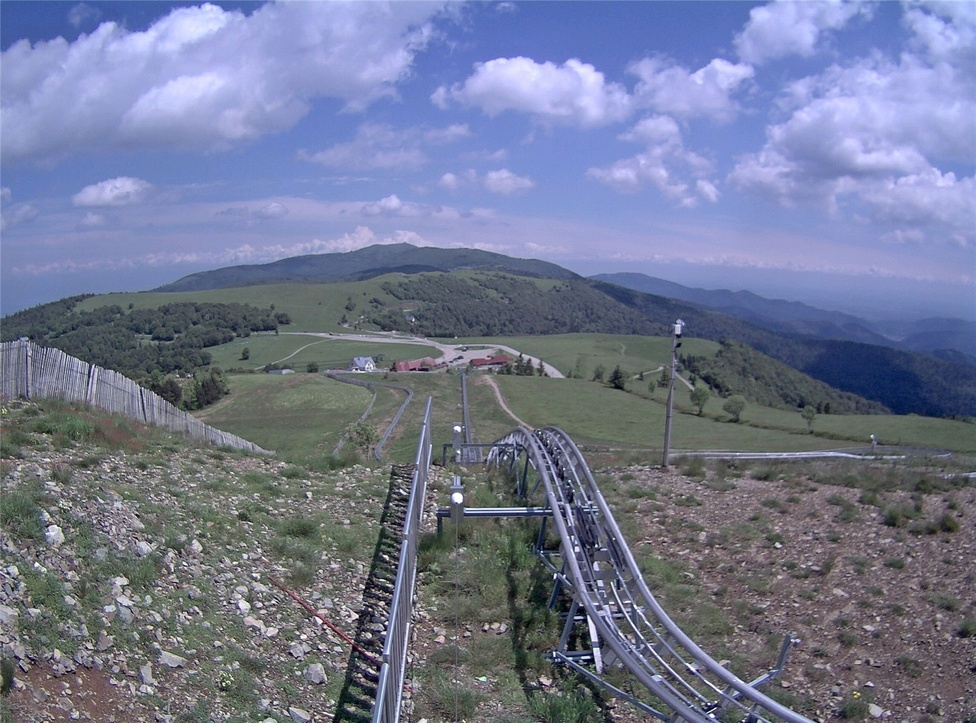
#> input picture assessment/images/0001-0.jpg, 976 x 723 px, shrunk from 1600 x 1185 before the run, found by its file name
$ python test_FRFSIM.py
#> lines starting #> are read from the running program, lines starting #| are printed output that depends on the picture; long printed decimals are rounded
'''
1. Dark channel features (DS)
2. MSCN features (MS)
3. Gradient features (GS)
4. ChromaHSV features (CS)

5. Fog(FD) 측정(DS*MS)
6. Artifacts(AD) 측정 (GS*CS)

7. 최종 품질 측정(결합) - (FD^{beta1}*AD^{beta2})
'''
import numpy as np
import cv2
from os import path as ospath
from regex import P
from sympy import Derivative
import math

BINS = 256
MAX_LEVEL = BINS - 1

# Parameter setting
K1 = 0.0001
K2 = 0.00005
K3 = 0.00045
K4 = 0.0009
L = 255 # pixel value


def i2f(img):
    return img / MAX_LEVEL

def f2i(img):
    return np.uint8(np.around(img * MAX_LEVEL))

def C(K):
    return K * L


# 1. dark channel similarity
def DS(R, D):
    # Reference image dark channel
    Rdc = np.min(i2f(R), 2)
    # Defogged image dark channel
    Ddc = np.min(i2f(D), 2)

    CD = C(K1)

    # Dark channel similarity
    SD = (2 * Ddc * Rdc + CD) / (Rdc*Rdc + Ddc*Ddc + CD)
    return np.mean(SD), SD


# # 2. MSCN similarity
def MS(R, D):
    # m, n = np.shape(R)
    # Reference image MSCN, Defogged image MSCN
    R_MSCN, D_MSCN = MSCN(R, D)

    # mc_mscn = max(np.var(D_MSCN, R_MSCN))
    # w_mscn = mc_mscn / sum(mc_mscn)

    CM = C(K2)

    # MSCN similarity
    SM = (2 * R_MSCN * D_MSCN + CM)/(R_MSCN*R_MSCN + D_MSCN*D_MSCN + CM)
    return np.mean(SM)

def MSCN(R, D):

    Dg = cv2.cvtColor(D, cv2.COLOR_BGR2GRAY) / MAX_LEVEL
    Rg = cv2.cvtColor(R, cv2.COLOR_BGR2GRAY) / MAX_LEVEL
    MSCN_window = cv2.getGaussianKernel(7, 7/6)     # Gaussian filter <- Matlab: fspecial('gaussian',7,7/6)
    MSCN_window = MSCN_window / sum(sum(MSCN_window))
    mu = cv2.filter2D(Dg, -1, MSCN_window)
    mu_sq = mu * mu
    sigma = math.sqrt(abs(cv2.filter2D(Dg*Dg, -1, MSCN_window) - mu_sq))
    D_MSCN = (Dg - mu)/(sigma + 1)
    # cv = sigma / mu

    mu1 = cv2.filter2D(Rg, -1, MSCN_window)
    mu_sq1 = mu1 * mu1
    sigma1 = math.sqrt(abs(cv2.filter2D(Rg*Rg, -1, MSCN_window) - mu_sq1))
    R_MSCN = (Rg - mu1)/(sigma1 + 1)
    # cv1 = sigma / mu1
    return R_MSCN, D_MSCN


# 3. gradient similarity
def GS(R, D):
    R_G = cv2.cvtColor(R, cv2.COLOR_BGR2GRAY) / MAX_LEVEL
    D_G = cv2.cvtColor(D, cv2.COLOR_BGR2GRAY) / MAX_LEVEL

    # Reference image gradient
    R_gradient = np.gradient( R_G )
    # Defogged image gradient
    D_gradient = np.gradient( D_G )

    R_gradient = R_gradient[1]
    D_gradient = D_gradient[1]

    CG = C(K3)
    SG = (2*R_gradient*D_gradient+CG)/(D_gradient*D_gradient + R_gradient*R_gradient + CG)
    return np.mean(SG), SG


# 4. color similarity
def CS(R, D):
    # reference image chroma_hsv
    R_color = get_saturation(R) * get_value(R)
    # defogged image chroma_hsv
    D_color = get_saturation(D) * get_value(D)

    CC = C(K4)
    SC = (2*R_color*D_color+CC)/(R_color*R_color + D_color*D_color + CC)
    return np.mean(SC), SC

def get_value(img):
    return np.average(img, 2)

def get_saturation(img):
    return 1.0 - np.min(img, 2) / (np.average(img, 2) + np.finfo(np.float32).eps)


def FRFSIM(R, D):
    # similarity features
    mean_SD, SD = DS(R, D)
    # mean_SM, SM = MS(R, D)
    mean_SG, SG = GS(R, D)
    mean_SC, SC = CS(R, D)

    # # TEST
    # print(mean_SD)
    # # print(mean_SM)
    # print(mean_SG)
    # print(mean_SC)

    if 0.85 < mean_SD and mean_SD <=1:
        beta1 = 0.2
        beta2 = 0.8
    elif 0 <= mean_SD and mean_SD <= 0.85:
        beta1 = 0.8
        beta2 = 0.2
    else:
        beta1 = 0.5
        beta2 = 0.5
    # S_FD = SD * SM
    S_FD = SD
    S_AD = SG * SC
    # FRFSIM_MAP = (S_FD ** beta1) * (S_AD ** beta2)
    FRFSIM_MAP = (np.sign(S_FD) * (np.abs(S_FD)) ** (beta1)) * (np.sign(S_AD) * (np.abs(S_AD)) ** (beta2))
    FRFSIM_VALUE = abs(np.mean(FRFSIM_MAP))
    print(FRFSIM_VALUE)

if __name__ == "__main__":
    DIR = 'outputs'

    R_PATH = ospath.join('assessment', 'images', '0001-0.jpg') # reference image
    D_PATH = ospath.join('assessment', 'images', '0001-3.jpg') # target image

    R = cv2.imread(R_PATH)
#> R is the input picture: shape (723, 976, 3); mean B, G, R 145.6, 120, 113.3
    D = cv2.imread(D_PATH)
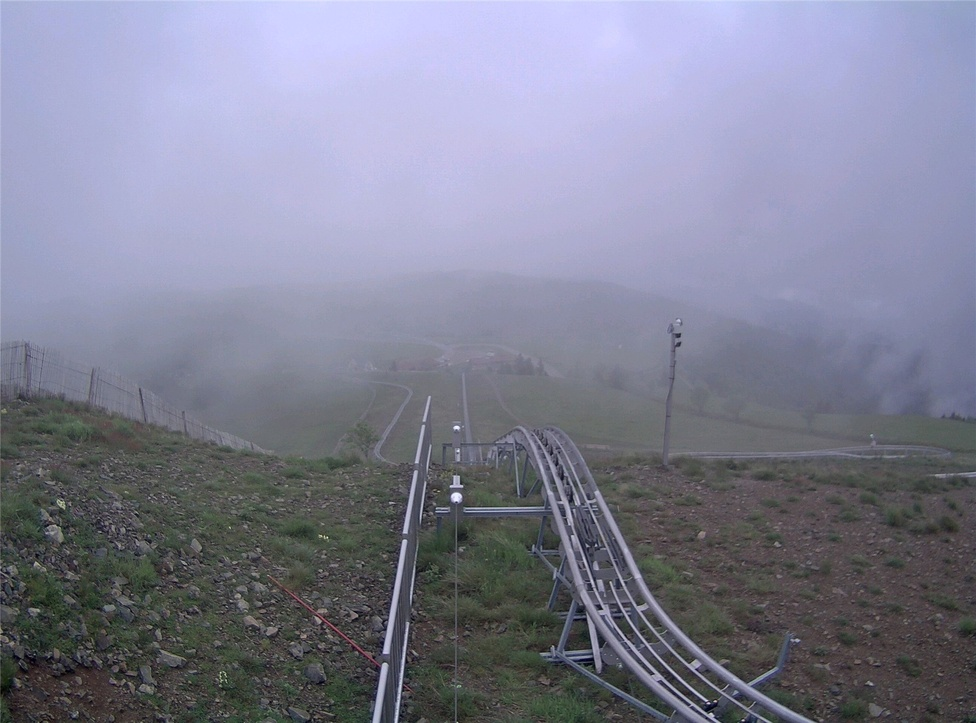
#> input picture assessment/images/0001-3.jpg, 976 x 723 px, shrunk from 1600 x 1185 before the run, found by its file name
#> D is the input picture: shape (723, 976, 3); mean B, G, R 146.7, 128.2, 126.7

    FRFSIM(R, D)
#> in DS, `SD = (2 * Ddc * Rdc + CD) / (Rdc*Rdc + Ddc*Ddc + CD)`:
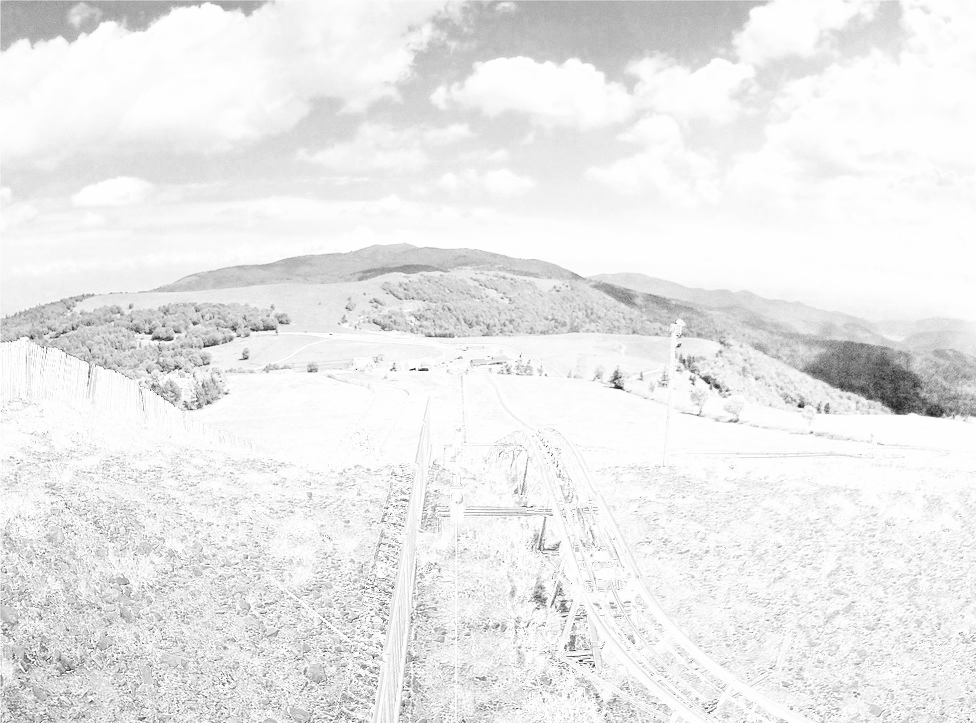
#> SD: shape (723, 976) float64; min 0.0704, max 1, mean 0.921
#> in FRFSIM, `mean_SD, SD = DS(R, D)`: mean_SD = 0.921
#> in GS, `R_G = cv2.cvtColor(R, cv2.COLOR_BGR2GRAY) / MAX_LEVEL`:
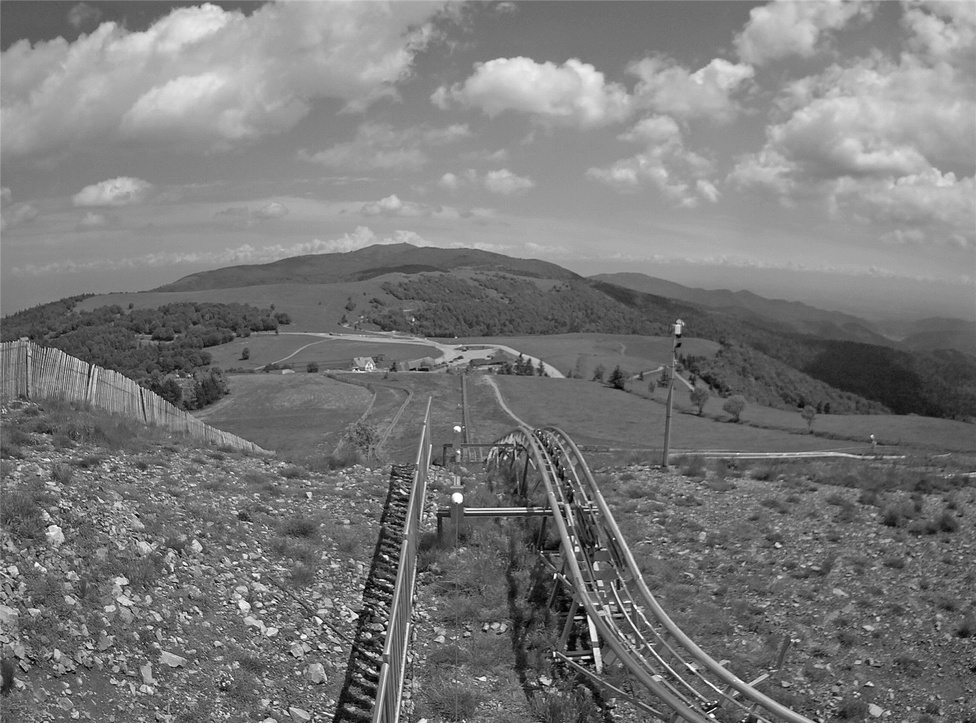
#> R_G: shape (723, 976) float64; min 0, max 1, mean 0.474
#> in GS, `R_gradient = np.gradient( R_G )`: R_gradient = 2 items
#> in GS, `SG = (2*R_gradient*D_gradient+CG)/(D_gradient*D_gradient + R_gradient*..`:
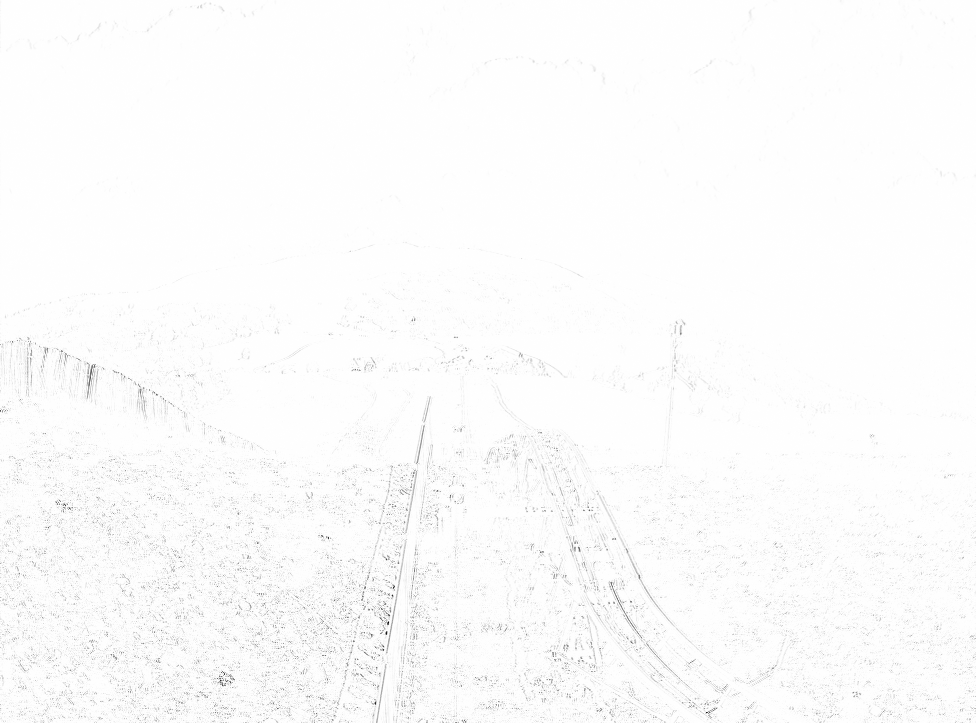
#> SG: shape (723, 976) float64; min 0.00243, max 1, mean 0.989
#> in FRFSIM, `mean_SG, SG = GS(R, D)`: mean_SG = 0.989
#> in CS, `D_color = get_saturation(D) * get_value(D)`:
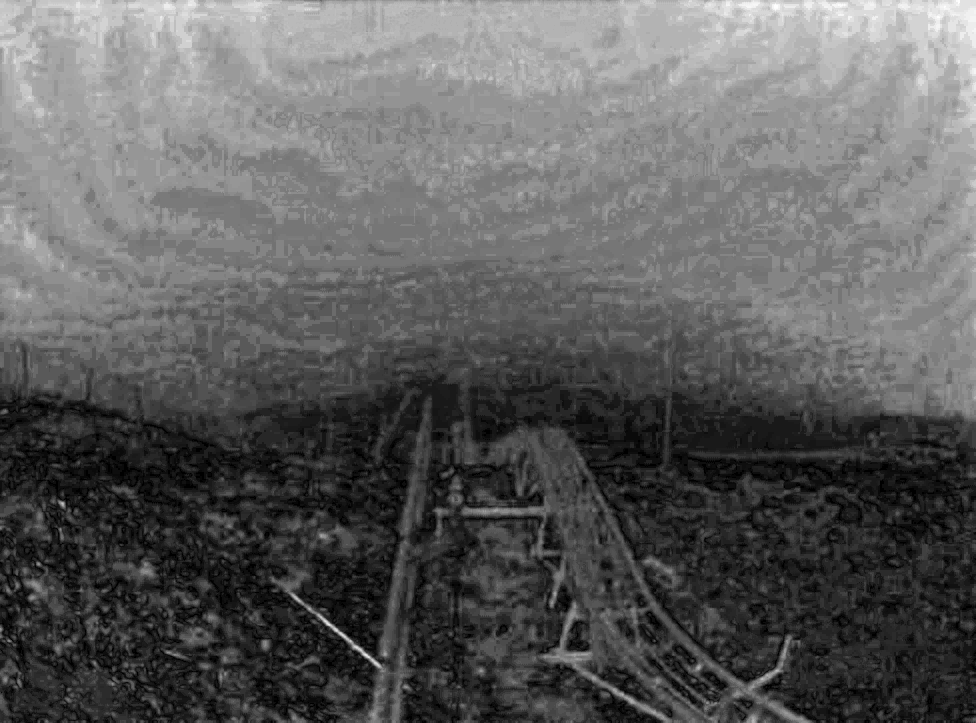
#> D_color: shape (723, 976) float64; min 1.19e-07, max 23.67, mean 8.8; drawn with min black and max white
#> in CS, `SC = (2*R_color*D_color+CC)/(R_color*R_color + D_color*D_color + CC)`:
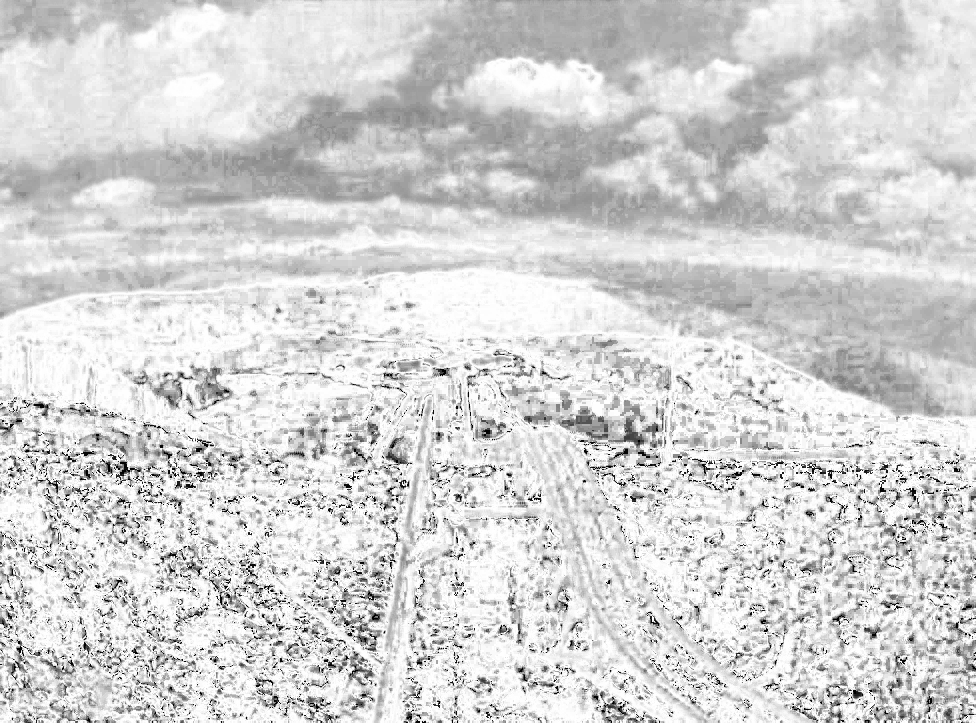
#> SC: shape (723, 976) float64; min 0.000286, max 1, mean 0.832
#> in FRFSIM, `mean_SC, SC = CS(R, D)`: mean_SC = 0.832
#> in FRFSIM, `FRFSIM_VALUE = abs(np.mean(FRFSIM_MAP))`: FRFSIM_VALUE = 0.838
#| 0.8383

    cv2.waitKey()
    cv2.destroyAllWindows()
